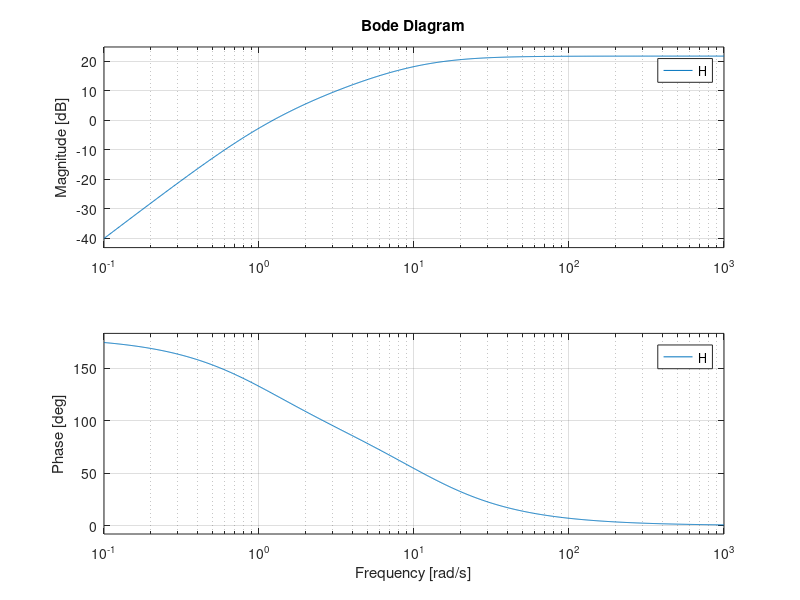
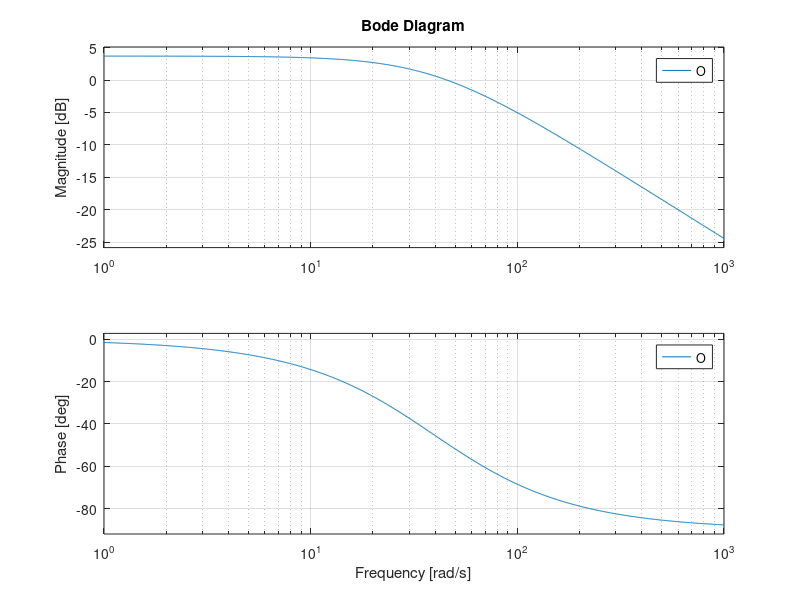

Reproduce these figures in MATLAB, in order.
%% main: Main calculations for prerel4
function [out] = main()
% Main calculations for prerel4

% PART 1: Linear motion
disp('# 4.2. Linear motion');
disp('## 4.2.1 Theoretical model');

% Declaring physical parameters
a = 0.000181;
b = 0.0001125;
c = 0.001378;
K = c/a;
fprintf('a = %.5f\nb = %.5f\nc = %.5f\n', a, b, c);
fprintf('K = %.5f\n', K);

% Declaring transfer functions
fprintf('G = \n');
gn = [0, 0, a];
gd = [b, c, 0];
G = tf(gn, gd)
fprintf('H = \n');
hn = [K*a/b, 0, 0];
hd = [1, c/b, K*a/b];
H = tf(hn, hd)

% Calculating Bode diagram
fprintf('- Bode diagram\n')
figure;
grid on;
bode(H);

% Calculating system poles for later analysis
disp('- Polynomial roots');
xd = roots(gd)
xh = roots(hd)

% PART 2: Rotational motion
disp('# 4.3 Rotational motion');
disp('## 4.3.1 Theoretical model');

% Declaring physical parameters
K = 1.5286;
t = 0.0254;
fprintf('K = %.5f\n', K);
fprintf('tau = %.5f\n', t);

% Declaring transfer functions
fprintf('O =');
on = [0 K];
od = [t 1];
O = tf(on, od)

% Calculating Bode diagram
fprintf('- Bode diagram\n');
figure;
grid on;
bode(O);
